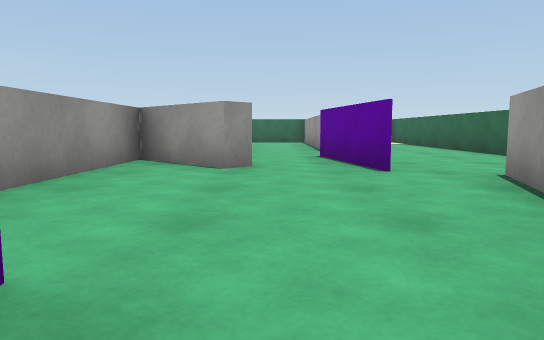
View 1 (above)

19 first-person views from a walk through a scene from a Unity 3-D project. The camera is 0.53 m above the floor, tilts 6° down and sees 70° across. The floor is counted in squares, 1 m on a side. Each view is taken from the middle of a square. On the plan, view 1 faces up. The plan holds only what a view shows up to about 10 squares ahead; the rest is blank. The player is left out. Surface patterns are stand-ins for the level's own textures.

View 2
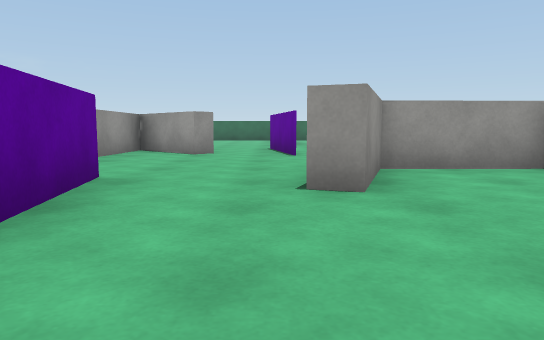

View 3
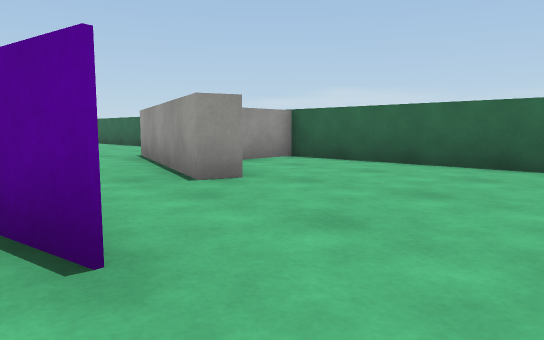

View 4
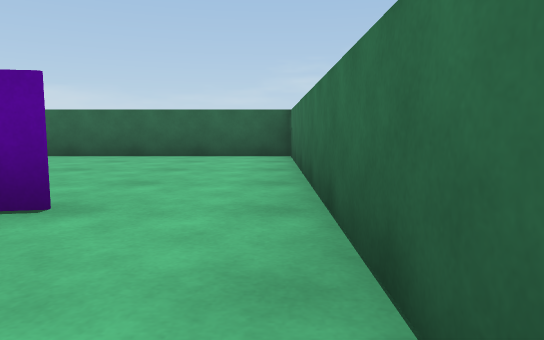

View 5
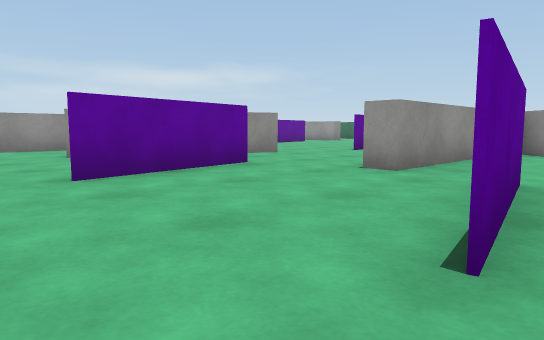

View 6
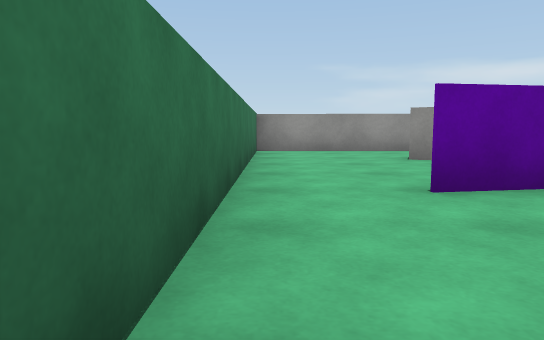

View 7
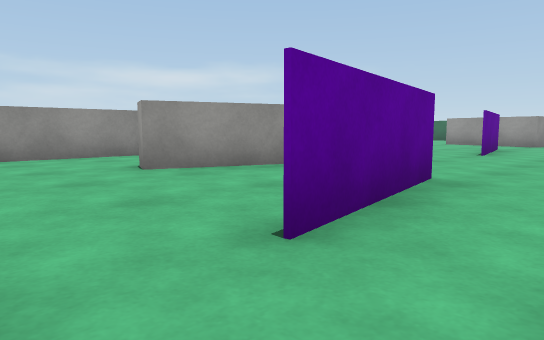

View 8
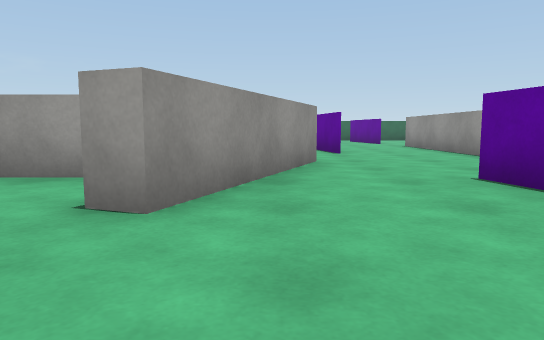

View 9
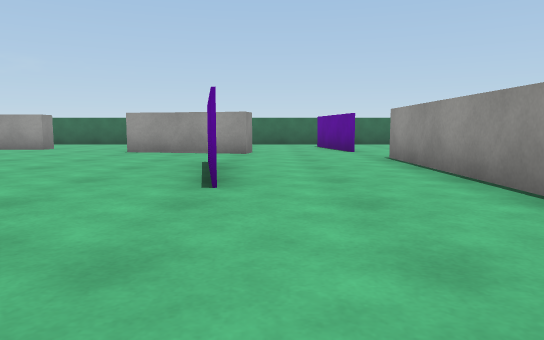

View 10
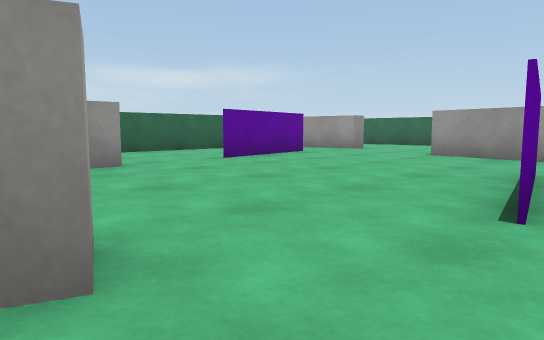

View 11
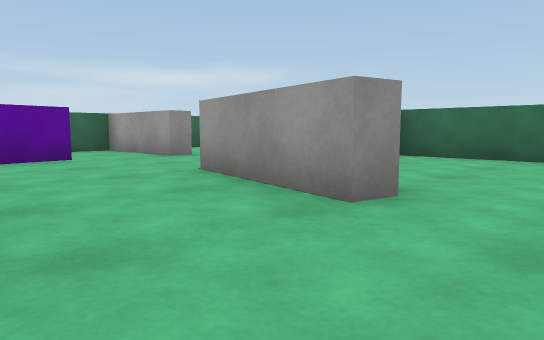

View 12
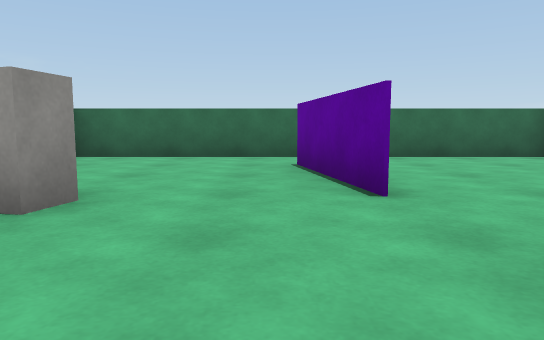

View 13
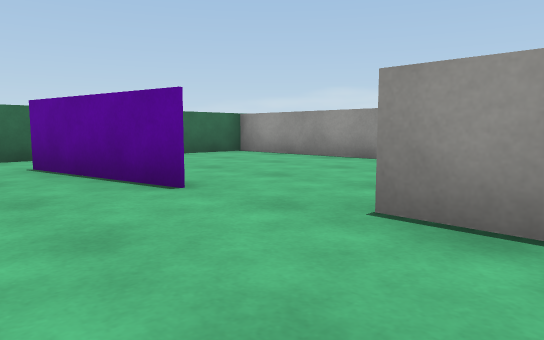

View 14
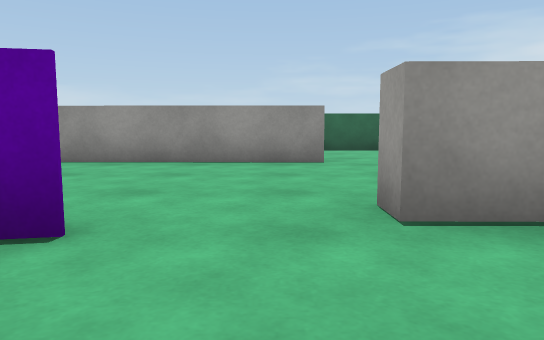

View 15
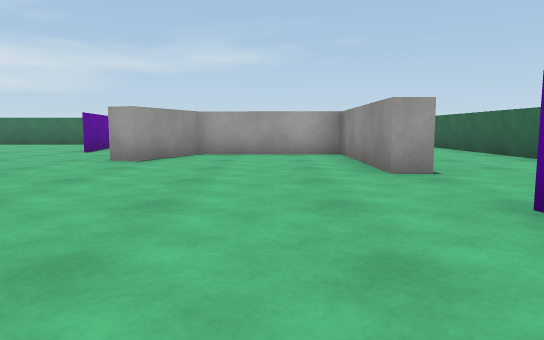

View 16
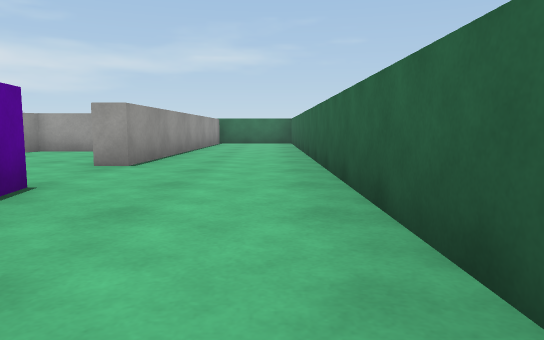

View 17
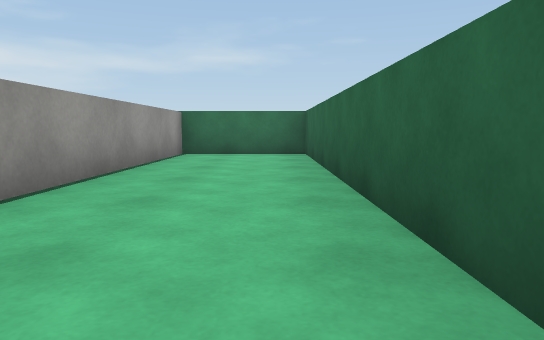

View 18
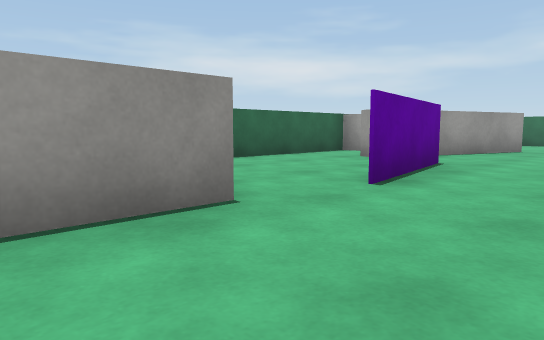

View 19
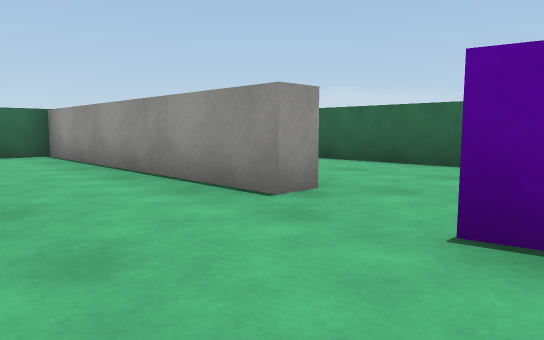

### Floor plan
Ten units are one square. View 1 is at (0, 0); x grows to the right and y downward. Boxes are objects, and circles mark ways between rooms. Rooms are numbered by the first view taken in them; rooms with no view inside come last. Other rooms are left out.
<svg viewBox="-142 -159 194 198">
<path fill="none" stroke="#000" d="M-9 -13 -4 16M-15 34 47 34 47 -22 24 -22 18 -2 13 -4 16 -13M-45 1 -48 -12M-45 -2 -42 17M-69 -18 -78 6 -83 4M-91 -12 -101 -12M-24 -16 -30 -16M-105 -8 -106 34 -15 34M-5 16 -6 6M-60 -83 -55 -55 -60 -82M-54 -110 -56 -104 -84 -110M-104 -54 -105 -18 -75 -17 -67 -36 -63 -34 -69 -18M-112 -103 -107 -75M-31 -110 -36 -139M-28 -47 -28 -93M-109 -126 -109 -120M-47 -12 -45 -2M-24 -154 -78 -154M-108 -75 -108 -80M-109 -120 -137 -120 -137 34 -111 34 -109 -54 -104 -54M19 -92 12 -92 13 -154 -24 -154M11 -66 9 -78M-28 -93 -23 -93M41 -27 47 -27 47 -116M-3 -56 -6 -52 -23 -68 -24 -16M15 -48 11 -66M16 -13 27 -45"/>
<circle cx="-10" cy="25" r="3" fill="#2a7"/>
<circle cx="5" cy="-10" r="3" fill="#2a7"/>
<circle cx="-45" cy="-10" r="3" fill="#2a7"/>
<circle cx="-20" cy="-10" r="3" fill="#2a7"/>
<circle cx="-110" cy="-110" r="3" fill="#2a7"/>
<circle cx="-110" cy="-65" r="3" fill="#2a7"/>
<circle cx="-30" cy="-105" r="3" fill="#2a7"/>
<circle cx="-35" cy="-145" r="3" fill="#2a7"/>
<circle cx="10" cy="-50" r="3" fill="#2a7"/>
<text x="20" y="10">1</text>
<text x="-60" y="10">2</text>
<text x="-70" y="-80">3</text>
<text x="-120" y="-40">4</text>
<text x="10" y="-100">5</text>
<text x="0" y="-40">6</text>
</svg>
Room 1 opens to room 2. Room 1 opens to room 6. Room 2 opens to room 3. Room 2 opens to room 6. Room 3 opens to room 4. Room 3 opens to room 5. Room 5 opens to room 6.

Where each view was taken, in squares from view 1:
view 1: 0 up, 0 right, facing up
view 2: 3 down, 1 right, facing up
view 3: 3 down, 1 left, facing up-right
view 4: 3 down, 3 left, facing right
view 5: 3 down, 0 right, facing up-left
view 6: 3 down, 1 left, facing left
view 7: 3 down, 3 left, facing up-left
view 8: 3 down, 7 left, facing up
view 9: 2 up, 5 left, facing up
view 10: 3 up, 5 left, facing up-left
view 11: 8 up, 4 left, facing up-left
view 12: 8 up, 4 left, facing up
view 13: 8 up, 5 left, facing up-right
view 14: 10 up, 5 left, facing right
view 15: 10 up, 9 left, facing down
view 16: 11 up, 13 left, facing down
view 17: 5 up, 13 left, facing down
view 18: 11 up, 1 left, facing down-right
view 19: 7 up, 1 left, facing up-right
